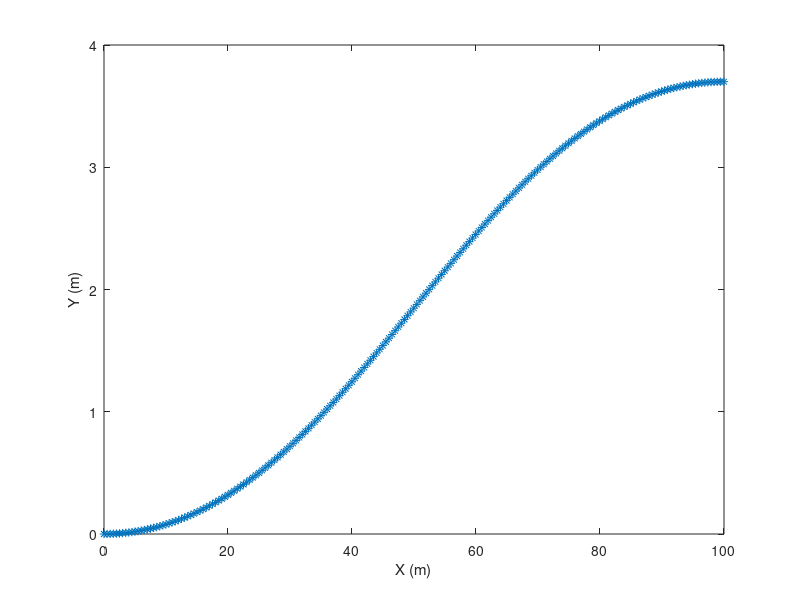
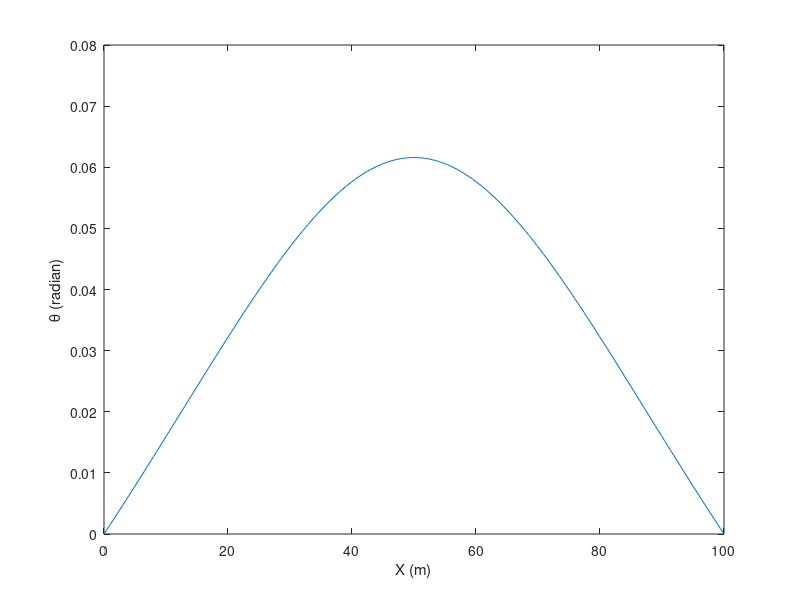
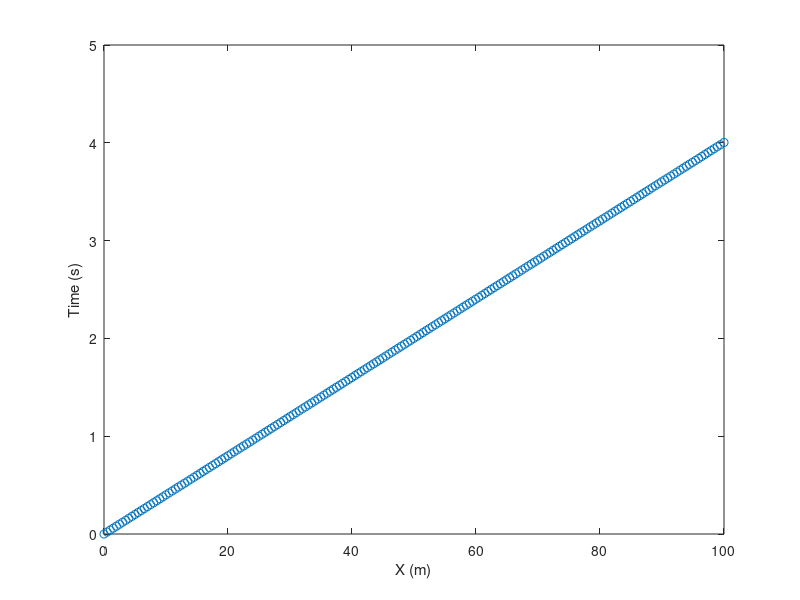

MATLAB code to generate these figures, in order:
%% This script generates motion primitives for path planning
% three motion primitives are generated:
% 1. proceed straight
% 2. change lane to the left
% 3. change lane to the right

fd = fopen('mprim.txt', 'w');
% define interval and velocity parameters
interval = 0.5; % [m]
velocity = 25; % [m/s]

% define number of motion primitives
numOfMotion = 3;
% each motion primitive contains the following information: start, end, length, cost,
% numOfElements and trajectory
motion = struct('start', [], 'end', [], 'length', [], 'cost', [], 'numOfElements', [], 'trajectory', []);
motions = repmat(motion, 1, numOfMotion);

% construct motion primitive one
motions(1).start = [0, 0, 0, 0];
motions(1).end = [10, 0, 0, 10/velocity];
motions(1).length = 10;
motions(1).cost = 10;
motions(1).numOfElements = ceil(motions(1).length / interval) + 1; 
motions(1).trajectory = zeros(motions(1).numOfElements, 5);
for i = 1:motions(1).numOfElements
    pos = motions(1).start(1) + (i - 1) * interval;
    motions(1).trajectory(i, :) = [pos, 0, 0, pos / velocity, velocity];
end

% lane changing motion primitive is generated using Bezier curve. Bezier curve ensures
% that the trajecotry is tangent at the beginning and the end. 
p0 = [0,0];
p3 = [100, 3.7];
% p1 and p2 are tuned based on the following requisites:
% 1. turning radius greater than 10m
% 2. lateral acceleration smaller than 3m/s^2
p1 = [40, 0];
p2 = [60, 3.7];
% pre-allocation for x[m], y[m] and theta[rad] and t[s]
size = ceil((p3(1) - p0(1) + p3(2) - p0(2)) / interval);
x = zeros(size, 1);
y = zeros(size, 1);
theta = zeros(size, 1);
t = zeros(size, 1);
% Bezier curve coefficients
BezierCoeff = [-p0 + 3*p1 - 3*p2 + p3; 3*p0 - 6*p1 + 3*p2; -3*p0 + 3*p1; p0];
BezierDiffCoeff = [-3*p0 + 9*p1 - 9*p2 + 3*p3; 6*p0 - 12*p1 + 6*p2; -3*p0 + 3*p1];
% inline function for calculating curvature
calCurvature = @(xA, yA, xB, yB, xC, yC) 2 * abs((xB - xA).* (yC - yA) - (xC - xA).* (yB - yA))./ ...
    sqrt(((xB - xA).^2 + (yB - yA).^2) * ((xC - xA).^2 + (yC - yA).^2) * ((xC - xB).^2 + (yC - yB).^2));

% generate intermediate points on the Bezier curve
s = 0;   
idx = 1; 
while (s < 1)
  sLow = s;
  sHigh = s + 0.1;
  idx = idx + 1;
  % use binary search to find interim points at 0.5m interval
  while (sLow < sHigh)
      sMid = sLow + 0.5 * (sHigh - sLow);
      p = [polyval(BezierCoeff(:, 1), sMid), polyval(BezierCoeff(:, 2), sMid)];
      dist = sqrt((p - [x(idx - 1), y(idx - 1)]) * (p - [x(idx - 1), y(idx - 1)])');
      if (abs(dist - interval) < 0.001)
          x(idx) = p(1);
          y(idx) = p(2);         
          % use derivative of bezier curve to calculate direction
          direction = [polyval(BezierDiffCoeff(:, 1), sMid), polyval(BezierDiffCoeff(:, 2), sMid)]; 
          theta(idx) = atan(direction(2) / direction(1));
          t(idx) = t(idx - 1) + dist / velocity;
          s = sMid;
          break;
      elseif (dist > interval)
          sHigh = sMid;
      else
          sLow = sMid;
      end
  end  
  % check if the turning curvature is satisfactory
  if (idx > 2)
      k = calCurvature(x(idx - 2), y(idx - 2), x(idx - 1), y(idx - 1), x(idx), y(idx));
      assert(k < 0.1,'turning radius smaller than 10m, passenger complaning');
      assert(k * velocity^2 < 3, 'lateral acceleration greater than 3m/s^2, passenger complaning');
  end
end

% set the end point
x(idx - 1) = p3(1);
y(idx - 1) = p3(2);
theta(idx - 1) = 0;
t(idx - 1) = t(idx - 2) + sqrt((p3 - [x(idx - 2), y(idx - 2)]) * (p3 - [x(idx - 2), y(idx - 2)])')/velocity;

% use the Bezier curve to construct motion primitive two
motions(2).start = [x(1), y(1), theta(1), t(1)];
motions(2).end = [x(idx - 1), y(idx - 1), theta(idx - 1), t(idx - 1)];
motions(2).length = t(idx - 1) * velocity;
motions(2).cost = 200; 
motions(2).numOfElements = idx - 1; 
motions(2).trajectory = [x(1:idx - 1), y(1:idx - 1), theta(1:idx - 1), t(1:idx - 1), velocity * ones(idx - 1, 1)];

% motion primitive three is symmetric to motion primitive two
motions(3).start = motions(2).start;
motions(3).end = [x(idx - 1), -y(idx - 1), -theta(idx - 1), t(idx - 1)];
motions(3).length = motions(2).length;
motions(3).cost = motions(2).cost;
motions(3).numOfElements = motions(2).numOfElements;
motions(3).trajectory = [x(1:idx - 1), -y(1:idx - 1), -theta(1:idx - 1), t(1:idx - 1), velocity * ones(idx - 1, 1)];

% plot the bezier curve
figure(1)
plot(motions(2).trajectory(:, 1), motions(2).trajectory(:, 2), '*');
xlabel('X (m)');
ylabel('Y (m)');
figure(2)
plot(motions(2).trajectory(:, 1), motions(2).trajectory(:, 3), '-');
xlabel('X (m)');
ylabel('\theta (radian)');
figure(3)
plot(motions(2).trajectory(:, 1), motions(2).trajectory(:, 4), 'o');
xlabel('X (m)');
ylabel('Time (s)');

% output motion primitive info to mprim.txt
fprintf(fd, '%d\n', numOfMotion);
for i = 1:3
    fprintf(fd, '%0.3f\t', motions(i).start, motions(i).end, motions(i).length,  motions(i).cost);
    fprintf(fd, '%d\n', motions(i).numOfElements);
    for j = 1:motions(i).numOfElements
       fprintf(fd, '%0.3f\t', motions(i).trajectory(j, 1:4));    
       fprintf(fd, '%0.3f\n', motions(i).trajectory(j, 5));       
    end
    fprintf(fd, '\n');
end

% close the file
fclose(fd);
